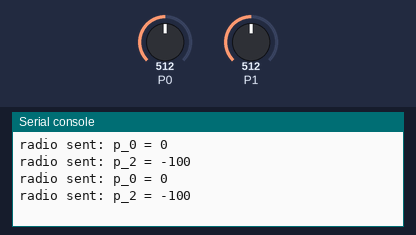
This program was run on a simulated BBC micro:bit (MakeCode). Parts: the last lines printed to the serial console. The inputs (shaded band) are chosen by the test bench; at power-on: P0 = 512, P1 = 512 (analog values on the 0–1023 scale). No radio messages arrive unless stated (any console line starting 'radio sent:' is added by the test bench).

Above: at 1.2 s.
1.3 s: P0 set to 716
At 2.35 s:
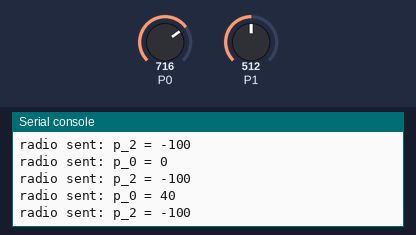
2.8 s: P0 set to 900
At 3.62 s:
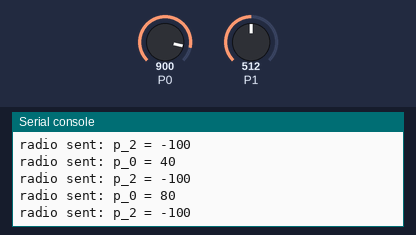
Timing chart, 0 to 5.8 s (numbered marks = the images above; inputs shaded):
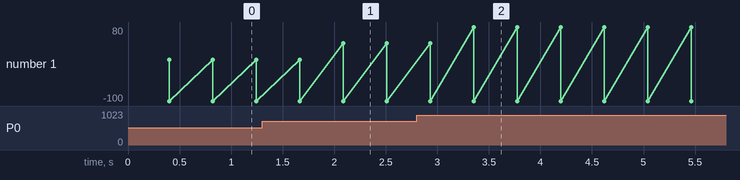

The program:

main.ts
```typescript
let p1 = 0
let p0 = 0
radio.setGroup(197)
basic.forever(function () {
    p0 = pins.analogReadPin(AnalogPin.P0)
    // mal traduit
    p0 = Math.round(Math.map(p0, 5, 1023, -5, 5))
    basic.pause(200)
    p1 = pins.analogReadPin(AnalogPin.P1)
    // mal traduit
    p1 = Math.round(Math.map(p0, 5, 1023, -5, 5))
    basic.pause(200)
    if (p0 == 0) {
        radio.sendValue("p_0", p0 * 20)
    } else {
        radio.sendValue("p_0", p0 * 20)
    }
    if (p1 == 0) {
        radio.sendValue("p_1", p1 * 20)
    } else {
        radio.sendValue("p_2", p1 * 20)
    }
})
```

test.ts
```typescript
// les tests vont ici ; cela ne sera pas compilé si ce paquet est utilisé en tant qu'extension.
```

Measured:
- after the input at 1.3 s, the serial console: prints a new line after 0.79 s (image 1)
- after the input at 2.8 s, the serial console: prints a new line after 0.55 s (image 2)
